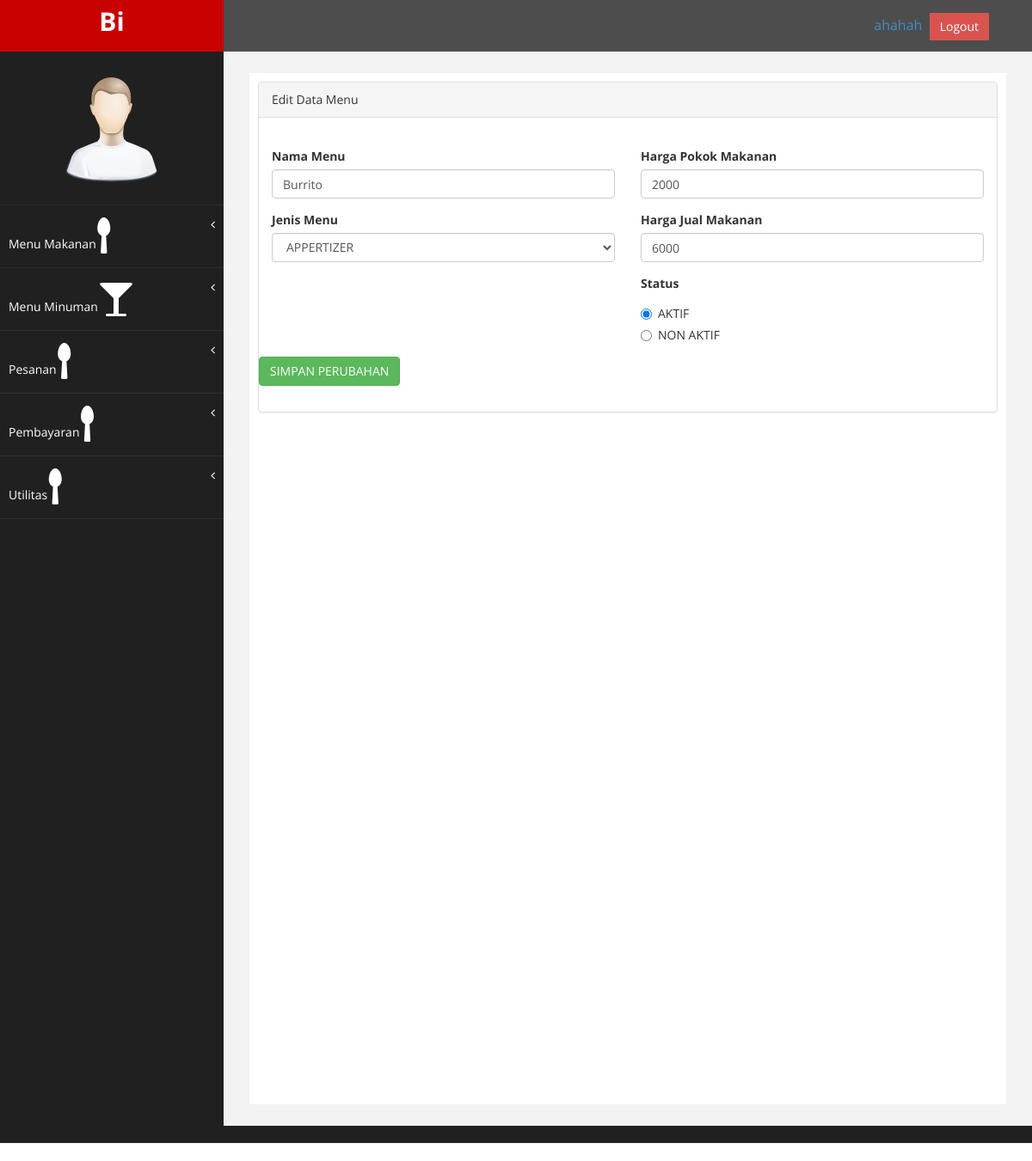
Screenshot of /index.php/MenuMakananController/editMakanan/5 with the database file from the repository.
### tables this page shows
CREATE TABLE IF NOT EXISTS `menu` (
  `id_menu` int(11) NOT NULL AUTO_INCREMENT,
  `nama_menu` varchar(50) NOT NULL,
  `kategori` int(11) NOT NULL,
  `id_jenis_makanan` int(11) NOT NULL,
  `harga_pokok` int(11) NOT NULL,
  `harga_jual` int(11) NOT NULL,
  `status` varchar(20) NOT NULL DEFAULT 'AKTIF',
  PRIMARY KEY (`id_menu`),
  KEY `id_menu` (`id_menu`)
);

### application/controllers/MenuMakananController.php (called while the page is built, shortened)
<?php
class MenuMakananController extends CI_Controller {
	public function __construct()
	{
		$this->load->helper(array('form','url', 'text_helper','date','file'));
		$this->load->library(array('Pagination','image_lib','session'));
		$this->load->model('M_jenis_makanan');
		$this->load->model('M_menu');
	}
	public function editMakanan($idMenu)
	{
		 $data = array();
		 $menu =  $this->M_menu->findById($idMenu);
		 $data['listKategori'] = $this->M_jenis_makanan->findByCategory($menu->kategori);
		 $data['menu'] = $menu;
		 $this->load->view('superadmin/v_header.php',$data);
		 $this->load->view('superadmin/v_sidebar.php',$data);
		 $this->load->view('superadmin/v_edit_menu_makanan.php',$data);
		 $this->load->view('superadmin/v_footer.php',$data);
	}
}

### index.php (called while the page is built, shortened)
<?php
require_once BASEPATH.'core/CodeIgniter.php';

### application/models/m_menu.php (called while the page is built, shortened)
<?php  if ( ! defined('BASEPATH')) exit('No direct script access allowed');
	class M_menu extends CI_Model
	{
		public function findById($id)
		{
			$this->db = $this->load->database('default', true);
			$this->db->select('*');
			$this->db->from('menu');
			$this->db->where("id_menu", $id);
			$query = $this->db->get();
			return $query->row();
		}
	}
?>

### application/models/m_jenis_makanan.php (called while the page is built, shortened)
<?php  if ( ! defined('BASEPATH')) exit('No direct script access allowed');
	class M_jenis_makanan extends CI_Model
	{
		public function findByCategory($category)
		{
			$this->db = $this->load->database('default', true);
			$this->db->select('*');
			$this->db->from('jenis_makanan');
			$this->db->where("kategori", $category);
			$query = $this->db->get();
			return $query->result();
		}
	}
?>

### application/views/superadmin/v_edit_menu_makanan.php (the view, shortened to what this page needs)
<div id="page-wrapper" >
    <div id="page-inner">
        <div class="row">
            <div class="col-md-12">
             <div class="panel panel-default">
                <div class="panel-heading">
                    Edit Data Menu
                </div>
                <div class="panel-body">
                    <div class="row">
                        <div class="col-md-6">
                        <br>
                            <form action="<?php echo site_url('MenuMakananController/saveUpdate'); ?>" method="post">
                                <div class="form-group">
                                    <label>Nama Menu</label>
                                    <input class="form-control" name = "namaMakanan" value="<?php if($menu!="") echo $menu->nama_menu; ?>" placeholder="Nama Makanan" required/>
                                </div>
                                <div class="form-group">
                                    <label>Jenis Menu</label>
                                    <select class="form-control" name = "namaKategori">
                                        <?php
                                        foreach($listKategori as $row){
                                        if ($row->id_jenis_makanan === $menu->id_jenis_makanan) {
                                             $selected = 'selected';
                                        } else {
                                             $selected = '';
                                        }
                                         echo '<option value="'.$row->id_jenis_makanan.'"'.$selected.'>'.$row->nama_jenis_makanan.'</option>';
                                        }
                                       ?>
                                    </select>
                                </div>
                        </div>
                        <div class="col-md-6">
                        <br>
                            <div class="form-group">
                                    <label>Harga Pokok Makanan</label>
                                    <input class="form-control" value="<?php if($menu!="") echo $menu->harga_pokok; ?>"name = "hargaPokokMakanan" placeholder="Harga Makanan" required />
                            </div>
                            <div class="form-group">
                                    <label>Harga Jual Makanan</label>
                                    <input class="form-control" value="<?php if($menu!="") echo $menu->harga_jual; ?>"name = "hargaJualMakanan" placeholder="Harga Makanan" required/>
                            </div>
                          <?php
                                if($menu->status == 'AKTIF')
                                {
                                ?>
                                <div class="form-group">
                                    <label>Status</label>
                                    <div class="radio">
                                        <label>
                                            <input type="radio" name="status" id="status" value="AKTIF" checked />AKTIF
                                        </label>
                                    </div>
                                    <div class="radio">
                                        <label>
                                            <input type="radio" name="status" id="status" value="PASIF"/>NON AKTIF
                                        </label>
                                    </div>
                                </div>
                              <?php
                                }
                                ?>
                        </div>
                            <div class="form-group">
                                 <button type="submit" class="btn btn-success">SIMPAN PERUBAHAN</button>
                            </div>
                        </div>
                        </div>
                    </div>
                </div>
            </div>
            </div>
        </div>
         <hr />
    </div>

### assets/css/custom.css (style rules this page uses)
body { font-family: 'Open Sans', sans-serif; }
#page-wrapper { padding: 15px 15px; min-height: 600px; background:#F3F3F3; }
#page-inner { width:100%; margin:10px 20px 10px 0px; background-color:#fff!important; padding:10px; min-height:1200px; }
@media (min-width:768px) { #page-wrapper { margin: 0 0 0 260px; padding: 15px 30px; min-height: 1200px; } }

### rows the page displays
menu: namaMakanan "Burrito", hargaPokokMakanan "2000", hargaJualMakanan "6000"

### other values shown
form field namaKategori "APPERTIZER"
